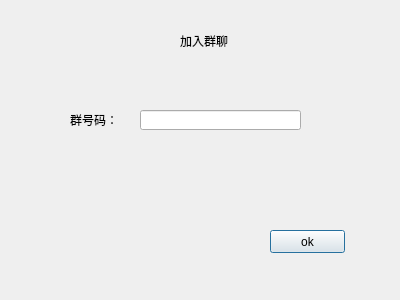
<?xml version="1.0" encoding="UTF-8"?>
<ui version="4.0">
 <class>Dialog</class>
 <widget class="QDialog" name="Dialog">
  <property name="geometry">
   <rect>
    <x>0</x>
    <y>0</y>
    <width>400</width>
    <height>300</height>
   </rect>
  </property>
  <property name="windowTitle">
   <string>Dialog</string>
  </property>
  <widget class="QLabel" name="label">
   <property name="geometry">
    <rect>
     <x>180</x>
     <y>30</y>
     <width>61</width>
     <height>21</height>
    </rect>
   </property>
   <property name="text">
    <string>加入群聊</string>
   </property>
  </widget>
  <widget class="QLabel" name="label_2">
   <property name="geometry">
    <rect>
     <x>70</x>
     <y>110</y>
     <width>54</width>
     <height>20</height>
    </rect>
   </property>
   <property name="text">
    <string>群号码：</string>
   </property>
  </widget>
  <widget class="QPushButton" name="pushButton_2">
   <property name="geometry">
    <rect>
     <x>270</x>
     <y>230</y>
     <width>75</width>
     <height>23</height>
    </rect>
   </property>
   <property name="text">
    <string>ok</string>
   </property>
  </widget>
  <widget class="QLineEdit" name="lineEdit">
   <property name="geometry">
    <rect>
     <x>140</x>
     <y>110</y>
     <width>161</width>
     <height>20</height>
    </rect>
   </property>
  </widget>
 </widget>
 <resources/>
 <connections/>
</ui>
